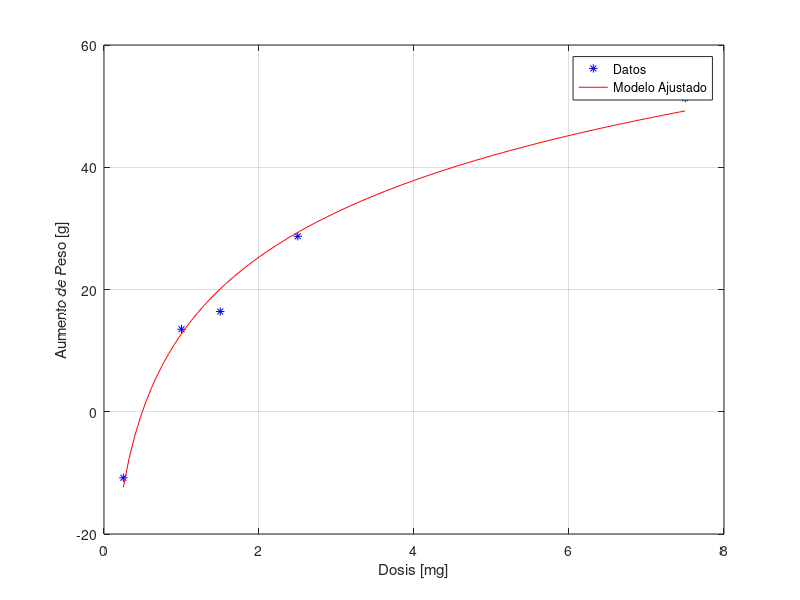

The MATLAB script that drew this image:
clear all
close all
clc

% Datos de tabla
dosis = [0.25, 1, 1.5, 2.5, 7.5]';
aumento = [-10.8, 13.5, 16.4, 28.7, 51.3]';

% Sistema de ecuaciones
A = [ones(size(dosis)), log10(dosis)];

% Coeficientes
c = A\aumento;

% Graficar
d = linspace(0.25, 7.5, 100);
a = c(1) + c(2)*log10(d);

plot(dosis, aumento, '*b'); hold on; grid on
plot(d, a, 'r');
xlabel('Dosis [mg]'); ylabel('Aumento de Peso [g]')
legend('Datos', 'Modelo Ajustado')

% Para no aumentar de peso, se despeja la ec: 0 = a + blog10(dosis)
dosis_no_aumento = 10^(-c(1)/c(2));
fprintf('Para no aumentar de peso se requiere una dosis de: %.2f [mg]\n', dosis_no_aumento)

